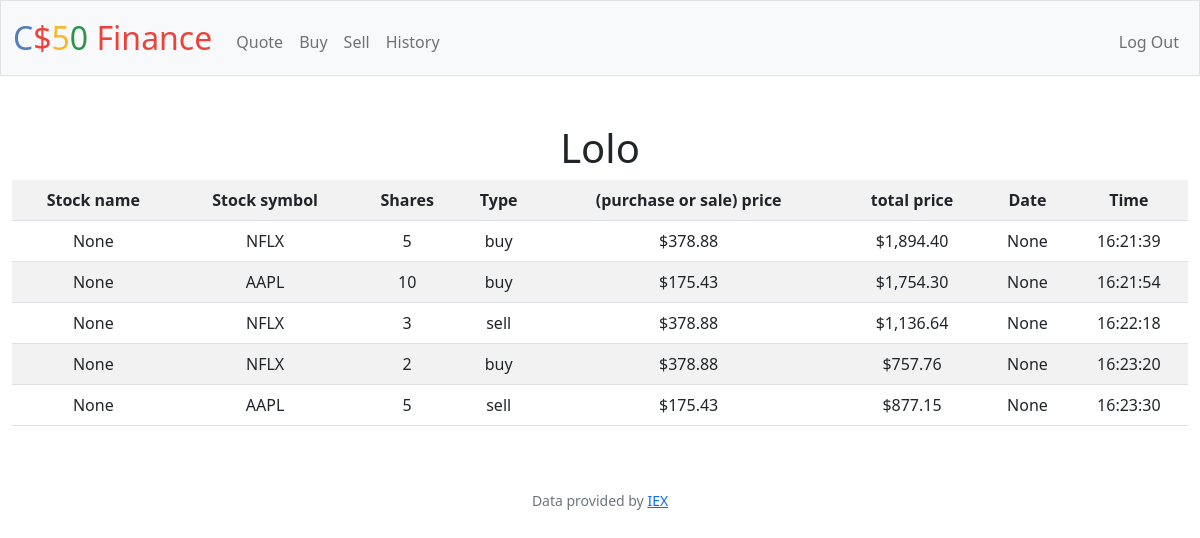
Screenshot of /history (signed in) with the database file from the repository.
### tables this page shows
CREATE TABLE users (id INTEGER PRIMARY KEY AUTOINCREMENT NOT NULL, username TEXT NOT NULL, hash TEXT NOT NULL, cash NUMERIC NOT NULL DEFAULT 10000.00);

CREATE TABLE portfolio(
id INTEGER PRIMARY KEY,
user_id INTEGER,
symbol TEXT NOT NULL,
shares INTEGER NOT NULL, transaction_date TIMESTAMP, type VARCHAR(5), total_price real, date TIMESTAMP, stock_name TEXT,
FOREIGN KEY (user_id)
REFERENCES users(id) ON DELETE CASCADE);

### app.py (the view)
@app.route("/history")
@login_required
def history():
    result = db.execute("SELECT username FROM users WHERE id = ?", session["user_id"])
    username= result[0]["username"]
    records=db.execute("SELECT symbol , abs(shares) AS shares ,abs(total_price) AS total_price , type , transaction_date , date ,stock_name FROM portfolio WHERE user_id = ?", session["user_id"])
    print(records)
    return render_template("history.html", username=username , records=records)

### app.py (called while the page is built)
@app.after_request
def after_request(response):
    response.headers["Cache-Control"] = "no-cache, no-store, must-revalidate"
    response.headers["Expires"] = 0
    response.headers["Pragma"] = "no-cache"
    return response

### helpers.py (called while the page is built)
def login_required(f):
    @wraps(f)
    def decorated_function(*args, **kwargs):
        if session.get("user_id") is None:
            return redirect("/login")
        return f(*args, **kwargs)
    return decorated_function

def usd(value):
    return f"${value:,.2f}"

### templates/history.html (shortened to what this page needs)
{% extends "layout.html" %}
{% block main %}
    <h1> {{username}} </h1>
    <table class="table table-striped">
        <tr>
            <th>Stock name</th>
            <th>Stock symbol</th>
            <th>Shares</th>
            <th>Type</th>
            <th>(purchase or sale) price</th>
            <th>total price</th>
            <th>Date</th>
            <th>Time</th>
        </tr>
        {% for record in records %}
        <tr>
            <td>{{ record.stock_name}}</td>
            <td>{{ record.symbol}}</td>
            <td>{{record.shares}}</td>
            <td>{{ record.type}}</td>
            <td> ${{ '%0.2f' % (record.total_price / record.shares)|float }}</td>
            <td>{{ (record.total_price)| usd}}</td>
            <td>{{ record.date }}</td>
            <td>{{ record.transaction_date}}</td>
        </tr>
        {% endfor%}
    </table>
{% endblock %}

### rows the page displays
users: username "Lolo"
portfolio: stock_name "None", symbol "NFLX", shares "5", type "buy", total_price "378.88", total_price "$1,894.40", date "None", transaction_date "16:21:39"
portfolio: stock_name "None", symbol "AAPL", shares "10", type "buy", total_price "175.43", total_price "$1,754.30", date "None", transaction_date "16:21:54"
portfolio: stock_name "None", symbol "NFLX", shares "3", type "sell", total_price "378.88", total_price "$1,136.64", date "None", transaction_date "16:22:18"
portfolio: stock_name "None", symbol "NFLX", shares "2", type "buy", total_price "378.88", total_price "$757.76", date "None", transaction_date "16:23:20"
portfolio: stock_name "None", symbol "AAPL", shares "5", type "sell", total_price "175.43", total_price "$877.15", date "None", transaction_date "16:23:30"
